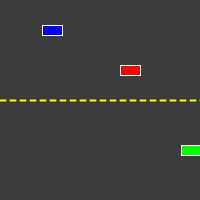
Frame 1 (no input)
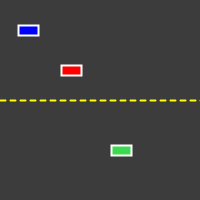
Frame 60 (the mouse pressed at the canvas centre just before this capture)
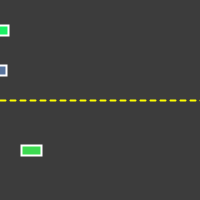
Frame 120 (the mouse held since frame 60 and released just before this capture)

The Processing sketch that drew these frames (run headless with seeded random() and noise(); from frame 60 on, the mouse is pressed at the canvas centre):

// Processing sketch: processing_116940
// ── processing_116940.pde

Car myCar1;
Car myCar2;
Car myCar3;
int x;  

void setup(){
  size(200,200);
  
  myCar1 = new Car(color(255,0,0),random(0,width),70,1.25);
  myCar2 = new Car(color(0,0,255),random(0,width),30,0.5);
  myCar3 = new Car(color(0,255,0),random(0,width),150,1.5);


}

void draw(){
  background(60);
  myCar1.move();
  myCar1.display();
  myCar2.move();
  myCar2.display();
  myCar3.move();
  myCar3.display();
  x = 0;
  
  if (myCar1.xpos > width || myCar1.xpos < 0){
      myCar1.xspeed = myCar1.xspeed * -1;
      myCar2.xspeed = myCar2.xspeed * -1;
      myCar3.xspeed = myCar3.xspeed * -1;
      myCar1.c = color(random(255), random(255), random(255)); 
  }
       if (myCar2.xpos > width || myCar2.xpos < 0){
       myCar1.xspeed = myCar1.xspeed * -1;
      myCar2.xspeed = myCar2.xspeed * -1;
      myCar3.xspeed = myCar3.xspeed * -1;
      myCar2.c = color(random(255), random(255), random(255)); 
       }
        if (myCar3.xpos > width || myCar3.xpos < 0){
       myCar1.xspeed = myCar1.xspeed * -1;
      myCar2.xspeed = myCar2.xspeed * -1;
      myCar3.xspeed = myCar3.xspeed * -1;
      myCar3.c = color(random(255), random(255), random(255)); 
        }
  int spacing = 10;
  int streetLines = width;
  stroke(255, 255, 0);
  strokeWeight(2);
  while (x <= streetLines){
      line(x, height/2, x+5, height/2);
      x = x + spacing;
  }
  
}



class Car {
  color c;
  float xpos;
  float ypos;
  float xspeed;
  
  Car(color tempC, float tempXpos, float tempYpos, float tempXspeed){
    c = tempC;
    xpos = tempXpos;
    ypos = tempYpos;
    xspeed = tempXspeed;
  }
  
  void display(){
    stroke(255);
    fill(c);
    rectMode(CENTER);
    rect(xpos, ypos, 20, 10);
  }
  
  void move(){
      xpos = xpos + xspeed;
  }
}
